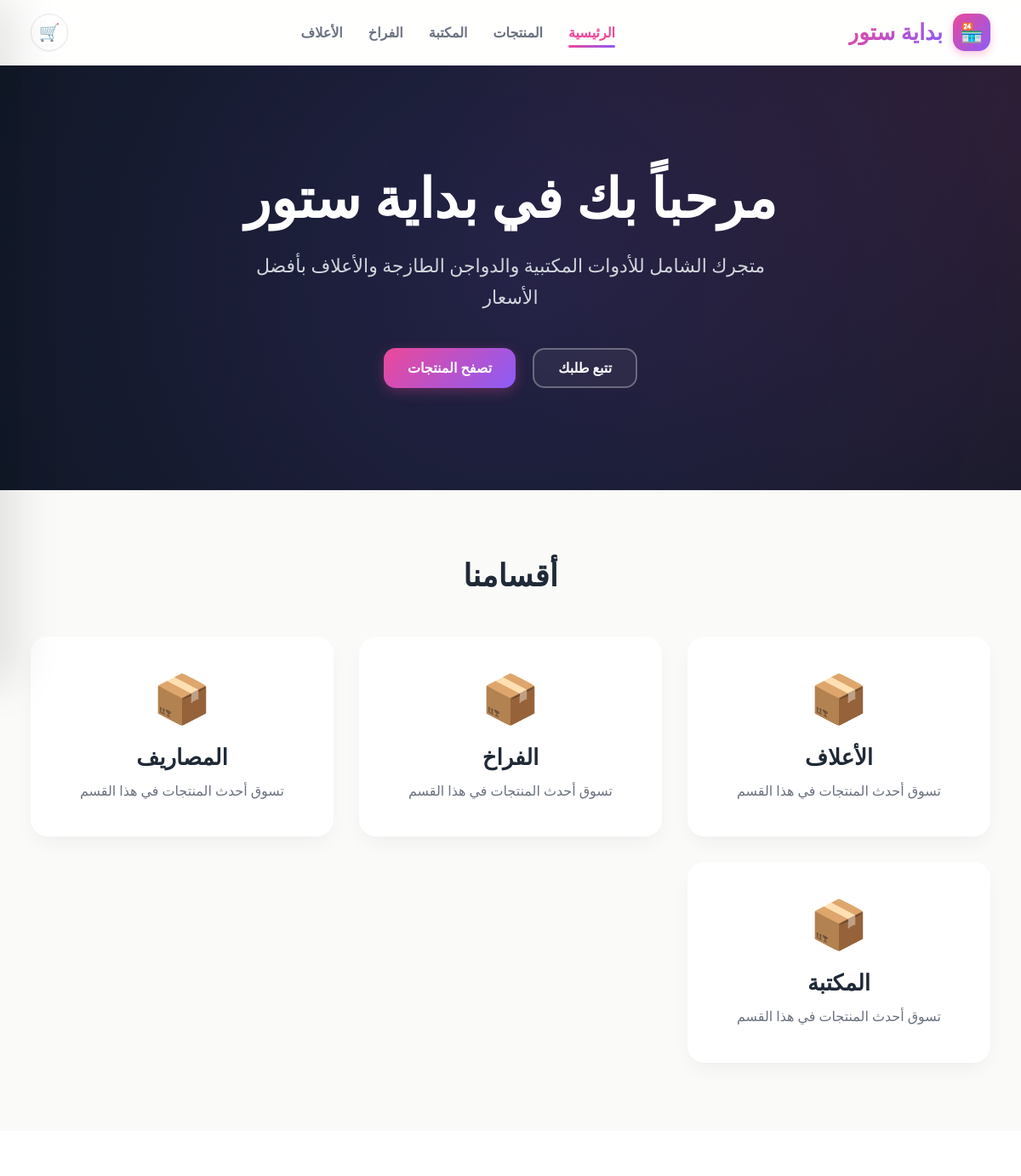
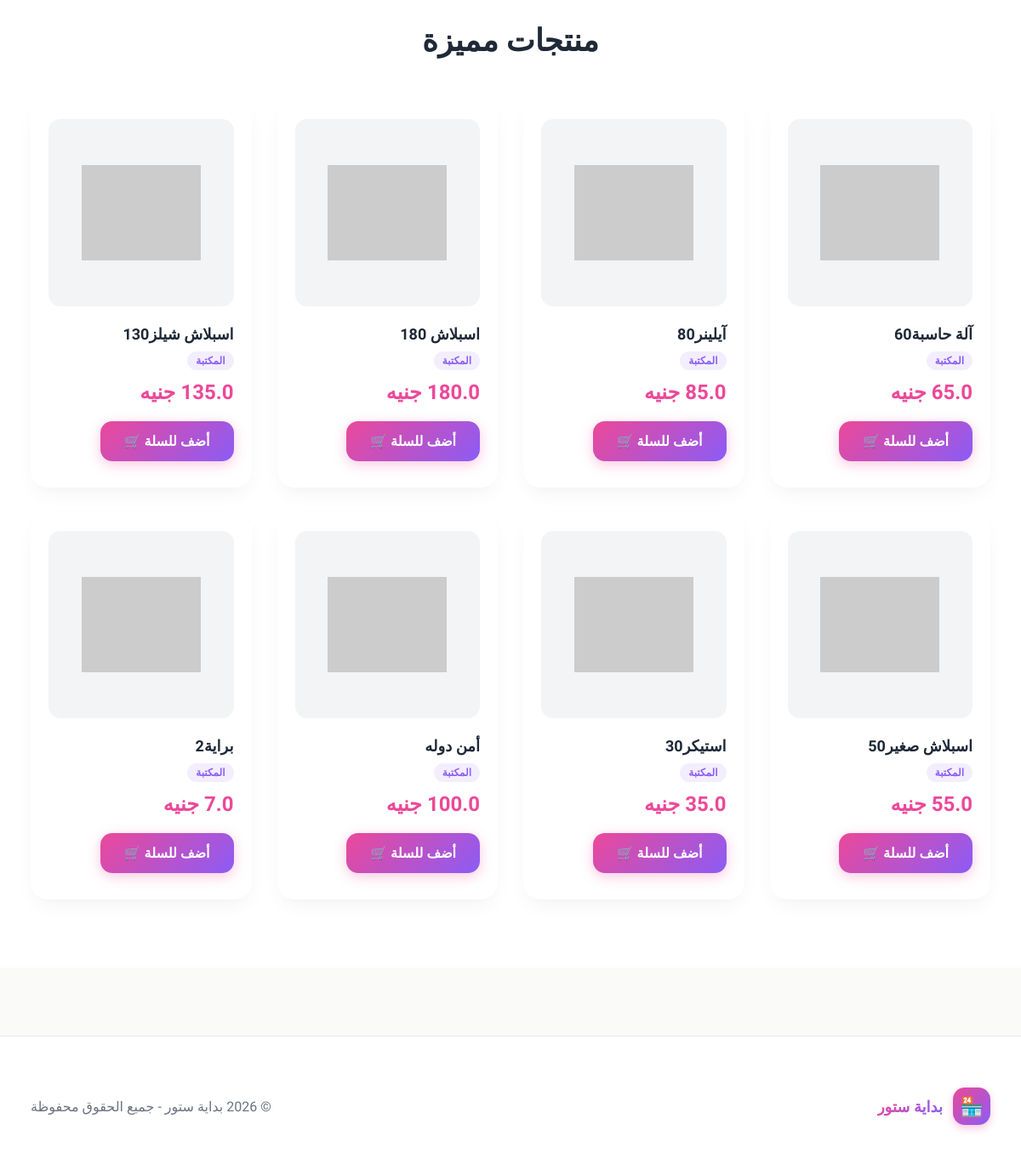
Page /shop on the committed database (2 pictures, top to bottom).
### app/models.py (models this page shows)
class Category(db.Model):
    id = db.Column(db.Integer, primary_key=True)
    name = db.Column(db.String(120), nullable=False, unique=True)
    slug = db.Column(db.String(120), nullable=False, unique=True)
    products = db.relationship("Product", backref="category", lazy=True)

class Product(db.Model):
    id = db.Column(db.Integer, primary_key=True)
    item_id = db.Column(db.Integer, db.ForeignKey("item.id"), nullable=False)
    category_id = db.Column(db.Integer, db.ForeignKey("category.id"), nullable=True)
    title = db.Column(db.String(200), nullable=False)
    slug = db.Column(db.String(200), nullable=False, unique=True)
    short_description = db.Column(db.String(300))
    description = db.Column(db.Text)
    image_url = db.Column(db.String(500))
    is_active = db.Column(db.Boolean, default=True)
    is_featured = db.Column(db.Boolean, default=False)
    item = db.relationship("Item", backref="product_entry")

class Item(db.Model):
    id = db.Column(db.Integer, primary_key=True)
    item_code = db.Column(db.String(50), nullable=False)
    name = db.Column(db.String(100), nullable=False)
    description = db.Column(db.Text)
    purchase_price = db.Column(db.Float, default=0)
    sale_price = db.Column(db.Float, default=0)
    unit_profit = db.Column(db.Float, default=0)
    quantity = db.Column(db.Integer, default=0)
    reorder_level = db.Column(db.Integer, default=0)
    notes = db.Column(db.Text)
    warehouse_id = db.Column(db.Integer, db.ForeignKey("warehouse.id"), nullable=False)

### app/routes.py (the view)
    @app.route("/shop")
    def shop_home():
        featured_products = Product.query.filter_by(is_active=True, is_featured=True).limit(8).all()
        latest_products = Product.query.filter_by(is_active=True).order_by(Product.id.desc()).limit(12).all()
        categories = Category.query.order_by(Category.name.asc()).all()
        return render_template(
            "shop/home.html",
            featured_products=featured_products,
            latest_products=latest_products,
            categories=categories
        )

### app/templates/shop/home.html (shortened to what this page needs)
{% extends "shop/base.html" %}
{% block content %}
<section class="hero">
    <div class="container hero-inner">
        <h1>مرحباً بك في بداية ستور</h1>
        <p>متجرك الشامل للأدوات المكتبية والدواجن الطازجة والأعلاف بأفضل الأسعار</p>
        <div class="hero-actions">
            <a href="#" class="btn-outline-white">تتبع طلبك</a>
            <a href="{{ url_for('shop_products') }}" class="btn-cyan">تصفح المنتجات</a>
        </div>
    </div>
</section>
<section class="section">
    <div class="container">
        <h2 class="section-title">أقسامنا</h2>
        <div class="category-grid">
            {% set cat_details = {
                'stationery': {'emoji': '📚', 'desc': 'أدوات مكتبية ومدرسية ومستحضرات تجميل'},
                'chicken': {'emoji': '🍗', 'desc': 'دواجن طازجة ومجمدة بأعلى جودة'},
                'feeds': {'emoji': '🌾', 'desc': 'أعلاف دواجن ومواشي بأفضل الأسعار'}
            } %}
            {% for category in categories %}
                {% set details = cat_details.get(category.slug, {'emoji': '📦', 'desc': 'تسوق أحدث المنتجات في هذا القسم'}) %}
                <a class="category-card" href="{{ url_for('shop_products', category=category.slug) }}">
                    <div class="cat-emoji">{{ details.emoji }}</div>
                    <h3>{{ category.name }}</h3>
                    <p>{{ details.desc }}</p>
                </a>
            {% else %}
                <div class="category-card" style="grid-column: 1 / -1;">
                    <div class="cat-emoji">⏳</div>
                    <h3>لا توجد أقسام بعد</h3>
                </div>
            {% endfor %}
        </div>
    </div>
</section>
<section class="section" style="background: white;">
    <div class="container">
        <h2 class="section-title">منتجات مميزة</h2>
        <div class="product-grid">
            {% for product in featured_products %}
            <div class="product-card">
                <a href="{{ url_for('shop_product_detail', slug=product.slug) }}" class="product-img-box">
                    <img src="{{ product.image_url or 'https://via.placeholder.com/300x220?text=Product' }}" alt="{{ product.title }}">
                </a>
                <div class="product-body">
                    <h3>{{ product.title }}</h3>
                    <div class="product-category">{{ product.category.name if product.category else 'أدوات أخرى' }}</div>
                    <div class="product-price">{{ product.item.sale_price }} جنيه</div>
                    <form method="POST" action="/cart/add/{{ product.id }}">
                        <button type="submit" class="btn-gradient">أضف للسلة 🛒</button>
                    </form>
                </div>
            </div>
            {% else %}
            <div style="grid-column: 1 / -1; text-align: center; color: #6b7280; padding: 40px;">لا توجد منتجات مميزة بعد</div>
            {% endfor %}
        </div>
    </div>
</section>
{% endblock %}

### rows in the picture
Category: emoji "📦", name "الأعلاف", desc "تسوق أحدث المنتجات في هذا القسم"
Category: emoji "📦", name "الفراخ", desc "تسوق أحدث المنتجات في هذا القسم"
Category: emoji "📦", name "المصاريف", desc "تسوق أحدث المنتجات في هذا القسم"
Category: emoji "📦", name "المكتبة", desc "تسوق أحدث المنتجات في هذا القسم"
Product: title "آلة حاسبة60", category "المكتبة"
Product: title "آيلينر80", category "المكتبة"
Product: title "اسبلاش 180", category "المكتبة"
Product: title "اسبلاش شيلز130", category "المكتبة"
Product: title "اسبلاش صغير50", category "المكتبة"
Product: title "استيكر30", category "المكتبة"
Product: title "أمن دوله", category "المكتبة"
Product: title "براية2", category "المكتبة", item.sale_price "7.0"
